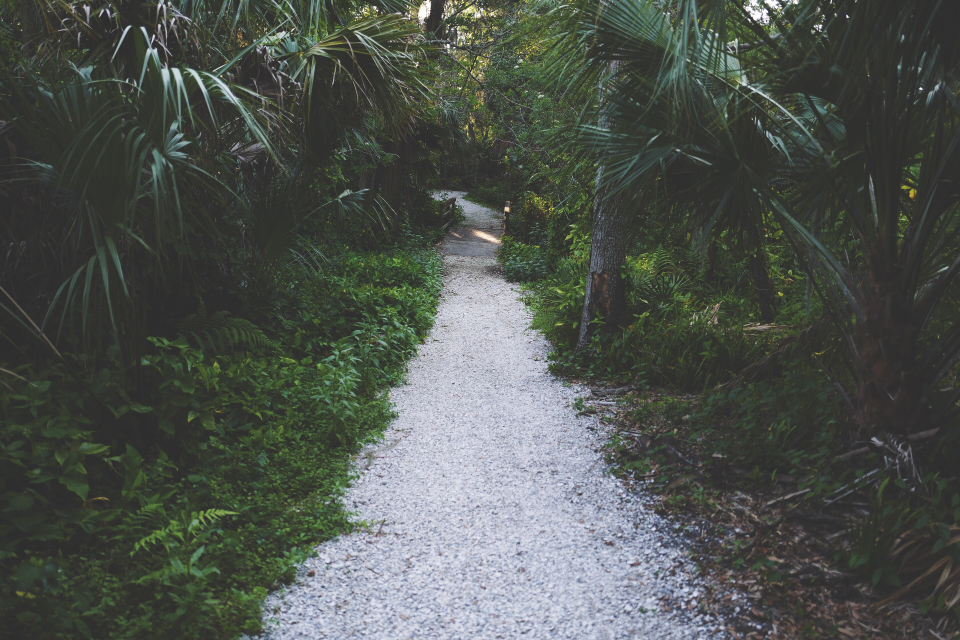
#> input picture growth-engine/assets/ig/photos/gravel-path.jpg, 3840 x 2560 px, given in place of yoga_d.jpg, which was not available (shown at 1/4 size)
$ python render.py
#> lines starting #> are read from the running program, lines starting #| are printed output that depends on the picture; after the words box and inside, x2 and y2 are one past the last pixel; in counts of white or black regions, pixels touching at a corner belong together
### .cursor/skills/edit/reference/band/build_assets.py
import subprocess
from pathlib import Path

from PIL import Image, ImageDraw, ImageFilter, ImageFont

ROOT = Path(__file__).parent
ASSETS = ROOT / "assets"
PREVIEWS = ROOT / "previews"
ASSETS.mkdir(exist_ok=True)
PREVIEWS.mkdir(exist_ok=True)

VIDEO = Path(r"C:\Users\rkuma\OneDrive\ACC2693E-FF14-4D9A-898A-64992EFE0BA4.MP4")
PUBMED = PREVIEWS / "pubmed_band.png"
PUBMED_CROP = (150, 25, 1250, 505)
# Jaspinder Singh on Unsplash (Unsplash License): unsplash.com/photos/vpVE1Xk1eR4
HOOK_PHOTO = PREVIEWS / "yoga_d.jpg"
W, H = 1080, 1920
BOX_W = 920
BOX_TOP = 1300
GREEN = (51, 102, 63)
INK = (20, 20, 20)
MUTED = (120, 120, 120)
TRACK = (232, 232, 228)

BOLD = r"C:\Windows\Fonts\segoeuib.ttf"
SEMI = r"C:\Windows\Fonts\seguisb.ttf"


def font(path: str, size: int) -> ImageFont.FreeTypeFont:
    return ImageFont.truetype(path, size)


def rounded_card(w: int, h: int, radius: int = 40) -> Image.Image:
    card = Image.new("RGBA", (w, h), (0, 0, 0, 0))
    ImageDraw.Draw(card).rounded_rectangle((0, 0, w - 1, h - 1), radius, fill=(255, 255, 255, 255))
    return card


def with_shadow(card: Image.Image) -> Image.Image:
    pad = 30
    out = Image.new("RGBA", (card.width + pad * 2, card.height + pad * 2), (0, 0, 0, 0))
    shadow = Image.new("RGBA", out.size, (0, 0, 0, 0))
    shadow.paste((0, 0, 0, 90), (pad, pad + 8, pad + card.width, pad + card.height + 8), card.split()[3])
    out = Image.alpha_composite(out, shadow.filter(ImageFilter.GaussianBlur(16)))
    out.alpha_composite(card, (pad, pad))
    return out


def paper_card() -> Image.Image:
    shot = Image.open(PUBMED).convert("RGBA").crop(PUBMED_CROP)
    inner = BOX_W - 60
    shot = shot.resize((inner, round(shot.height * inner / shot.width)), Image.LANCZOS)
    card = rounded_card(BOX_W, shot.height + 60)
    card.alpha_composite(shot, (30, 30))
    return card


def hook_card() -> Image.Image:
    photo = Image.open(HOOK_PHOTO).convert("RGBA")
    h = 560
    scale = BOX_W / photo.width
    photo = photo.resize((BOX_W, round(photo.height * scale)), Image.LANCZOS)
    top = (photo.height - h) // 2
    photo = photo.crop((0, top, BOX_W, top + h))
    mask = Image.new("L", (BOX_W, h), 0)
    ImageDraw.Draw(mask).rounded_rectangle((0, 0, BOX_W - 1, h - 1), 40, fill=255)
    card = Image.new("RGBA", (BOX_W, h), (0, 0, 0, 0))
    card.paste(photo, (0, 0), mask)
    return card


def groups_card(rows: int) -> Image.Image:
    labels = ["Built strength", "Core and stretch class"]
    row_h = 130
    card = rounded_card(BOX_W, 60 + row_h * rows)
    d = ImageDraw.Draw(card)
    for i, label in enumerate(labels[:rows]):
        y = 30 + i * row_h
        d.ellipse((50, y + 30, 120, y + 100), fill=GREEN if i == 0 else INK)
        d.text((85, y + 65), str(i + 1), font=font(BOLD, 40), fill="white", anchor="mm")
        d.text((150, y + 65), label, font=font(BOLD, 52), fill=INK, anchor="lm")
    return card


DOT_ROWS = [("Built strength", 36, 3, GREEN), ("Stretch class", 30, 10, INK)]
COLS = 18


# [61 lines left out: functions dots_card, frame_at, place, main, not called in this run]


# [2 lines that do not run on import are left out]

### .cursor/skills/edit/reference/band/render.py
import subprocess
import sys
from dataclasses import dataclass, field
from functools import lru_cache
from pathlib import Path
from typing import Callable

from PIL import Image

sys.path.insert(0, str(Path(__file__).parent))
import build_assets as ba  # noqa: E402

ROOT = Path(__file__).parent
SFX_DIR = Path(r"c:\Users\rkuma\remedy\.cursor\skills\edit\sfx")
OUT = Path(__file__).parent
OUT.mkdir(exist_ok=True)

VIDEO = ba.VIDEO
W, H, FPS = 1080, 1920, 30
ZOOM_CENTER = (540, 760)
FADE_IN, FADE_OUT, RISE = 0.22, 0.2, 24

# Mixkit free sound effects (Mixkit License), saved with the edit skill.
SFX = {
    "card": ("card-in.mp3", 0.11),
    "row": ("box-check.mp3", 0.14),
    "cell": ("soft-click.mp3", 0.05),
    "settle": ("settle.mp3", 0.13),
    "result": ("result.mp3", 0.09),
}


@dataclass
class Card:
    image: Image.Image | Callable[[float], Image.Image]
    start: float
    end: float
    rise: bool = True


@dataclass
class Push:
    start: float
    hold_until: float
    amount: float
    ease_in: float = 0.2
    ease_out: float = 0.5
    # Anchor on the burned caption line when a card is up, so the caption never slides onto the card.
    center_y: int | None = None


@dataclass
class DotsAnim:
    """Row 1 lights its 3 on "three"; row 2 crossfades in, then lights its 10 on "10"."""

    row2_in: float
    fills: tuple[tuple[float, float], tuple[float, float]]

    # [13 lines left out: functions lit, state, not called in this run]

    def cell_times(self) -> list[float]:
        times = []
        for r, (start, end) in enumerate(self.fills):
            hit = ba.DOT_ROWS[r][2]
            times += [round(start + i * (end - start) / hit, 3) for i in range(hit)]
        return times


@lru_cache(maxsize=None)
def dots_image(rows: int, lit: tuple[int, int], counts: tuple[bool, bool]) -> Image.Image:
    return ba.with_shadow(ba.dots_card(rows, lit, counts))


@dataclass
class Cut:
    name: str
    base_zoom: float
    box_top: int
    cards: list[Card]
    pushes: list[Push]
    sounds: list[tuple[str, float]] = field(default_factory=list)


def smooth(x: float) -> float:
    x = max(0.0, min(1.0, x))
    return x * x * (3 - 2 * x)


# [50 lines left out: functions push_amount, zoom_center_y, zoom_frame, card_state, overlay, not called in this run]


def mix_audio(cut: Cut) -> Path:
    out = ROOT / f"audio_{cut.name}.wav"
    args = ["ffmpeg", "-v", "error", "-y", "-i", str(VIDEO)]
    chains = []
    for i, (kind, t) in enumerate(cut.sounds, start=1):
        file, gain = SFX[kind]
        args += ["-i", str(SFX_DIR / file)]
        ms = round(t * 1000)
        chains.append(
            f"[{i}:a]aresample=48000,aformat=channel_layouts=stereo,"
            f"silenceremove=start_periods=1:start_threshold=-45dB,lowpass=f=9000,"
            f"volume={gain},adelay={ms}|{ms}[s{i}]"
        )
    labels = "".join(f"[s{i}]" for i in range(1, len(cut.sounds) + 1))
    graph = ";".join(
        ["[0:a]aresample=48000,aformat=channel_layouts=stereo[v]", *chains,
         f"[v]{labels}amix=inputs={len(cut.sounds) + 1}:normalize=0:duration=first[a]"]
    )
    args += ["-filter_complex", graph, "-map", "[a]", "-c:a", "pcm_s16le", str(out)]
    subprocess.run(args, check=True)
    return out


def render(cut: Cut) -> Path:
    audio = mix_audio(cut)
    out = OUT / f"{cut.name}.mp4"
    dec = subprocess.Popen(["ffmpeg", "-v", "error", "-i", str(VIDEO), "-f", "rawvideo", "-pix_fmt", "rgb24", "-"],
                           stdout=subprocess.PIPE)
    enc = subprocess.Popen(
        ["ffmpeg", "-v", "error", "-y", "-f", "rawvideo", "-pix_fmt", "rgb24", "-s", f"{W}x{H}", "-r", str(FPS),
         "-i", "-", "-i", str(audio), "-map", "0:v", "-map", "1:a", "-c:v", "libx264", "-preset", "medium",
         "-crf", "17", "-pix_fmt", "yuv420p", "-colorspace", "bt709", "-color_primaries", "bt709",
         "-color_trc", "bt709", "-c:a", "aac", "-b:a", "192k", "-shortest", "-movflags", "+faststart", str(out)],
        stdin=subprocess.PIPE)
    size = W * H * 3
    n = 0
    assert dec.stdout and enc.stdin
    while True:
        raw = dec.stdout.read(size)
        if len(raw) < size:
            break
        t = n / FPS
        z = cut.base_zoom * (1 + sum(push_amount(p, t) for p in cut.pushes))
        frame = zoom_frame(Image.frombytes("RGB", (W, H), raw), z, zoom_center_y(cut.pushes, t)).convert("RGBA")
        enc.stdin.write(overlay(frame, cut, t).convert("RGB").tobytes())
        n += 1
    enc.stdin.close()
    enc.wait()
    dec.wait()
    print(cut.name, n, "frames ->", out)
    return out


def build_cut(name: str, base_zoom: float, box_top: int, hook, paper, g1, g2, dots_in_out, anim: DotsAnim,
              pushes: list[Push]) -> Cut:
    cards = [
        Card(ba.with_shadow(ba.hook_card()), *hook),
        Card(ba.with_shadow(ba.paper_card()), *paper),
        Card(ba.with_shadow(ba.groups_card(1)), *g1),
        Card(ba.with_shadow(ba.groups_card(2)), *g2, rise=False),
        Card(lambda t: dots_image(1, *anim.state(t)[1:]), dots_in_out[0], anim.row2_in + 0.15),
        Card(lambda t: dots_image(2, *anim.state(t)[1:]), anim.row2_in, dots_in_out[1], rise=False),
    ]
#> in hook_card, `mask = Image.new("L", (BOX_W, h), 0)`: mask: PIL image 920x560 L; every value is 0
#> in hook_card, `ImageDraw.Draw(mask).rounded_rectangle((0, 0, BOX_W - 1, h - 1), 40, f..`:
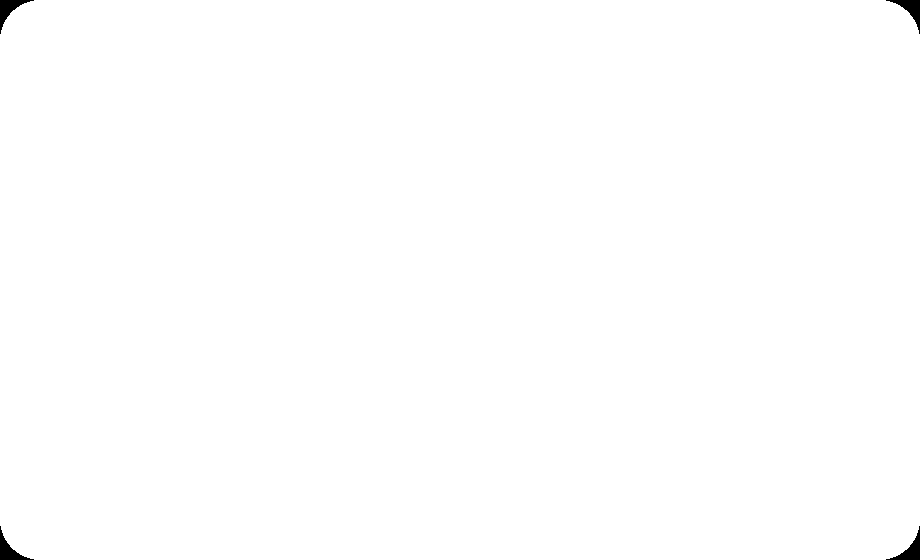
#> mask: PIL image 920x560 L; 99.7% white; 4 black regions, box (x1, y1, x2, y2) and area: (0, 0, 34, 34) 354, (886, 0, 920, 34) 354, (0, 526, 34, 560) 354, (886, 526, 920, 560) 354
#> in hook_card, `card = Image.new("RGBA", (BOX_W, h), (0, 0, 0, 0))`: card: PIL image 920x560 RGBA; every value is 0
#> in with_shadow, `pad = 30`: pad = 30
#> in with_shadow, `out = Image.new("RGBA", (card.width + pad * 2, card.height + pad * 2),..`: out: PIL image 980x620 RGBA; every value is 0
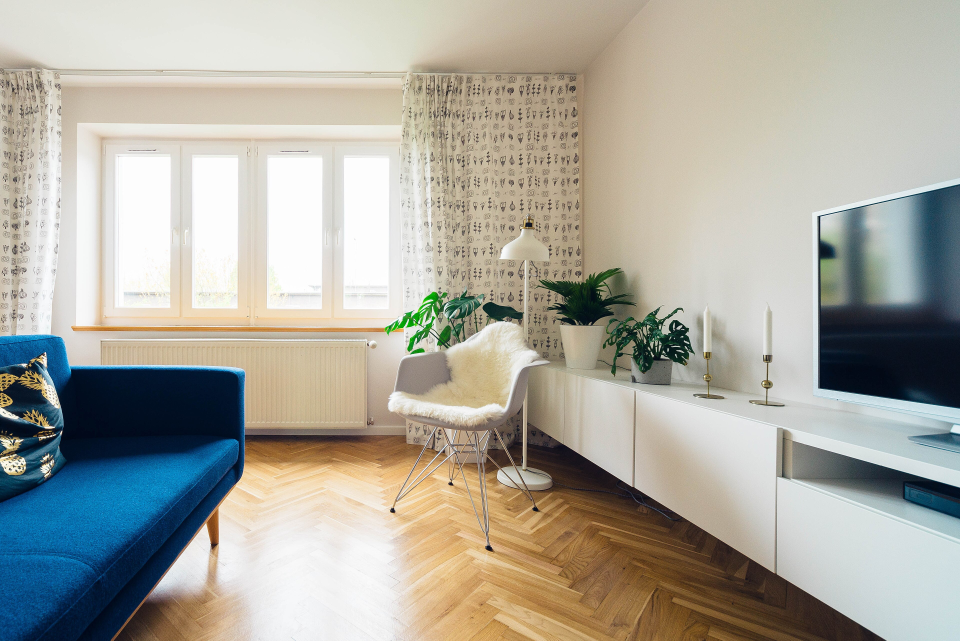
#> input picture growth-engine/assets/ig/photos/living-room-morning.jpg, 3840 x 2563 px, given in place of pubmed_band.png, which was not available (shown at 1/4 size)
#> in rounded_card, `card = Image.new("RGBA", (w, h), (0, 0, 0, 0))`: card: PIL image 920x435 RGBA; every value is 0
#> in with_shadow (call 2), `out = Image.new("RGBA", (card.width + pad * 2, card.height + pad * 2),..`: out: PIL image 980x495 RGBA; every value is 0
#> in with_shadow (call 2), `out.alpha_composite(card, (pad, pad))`:
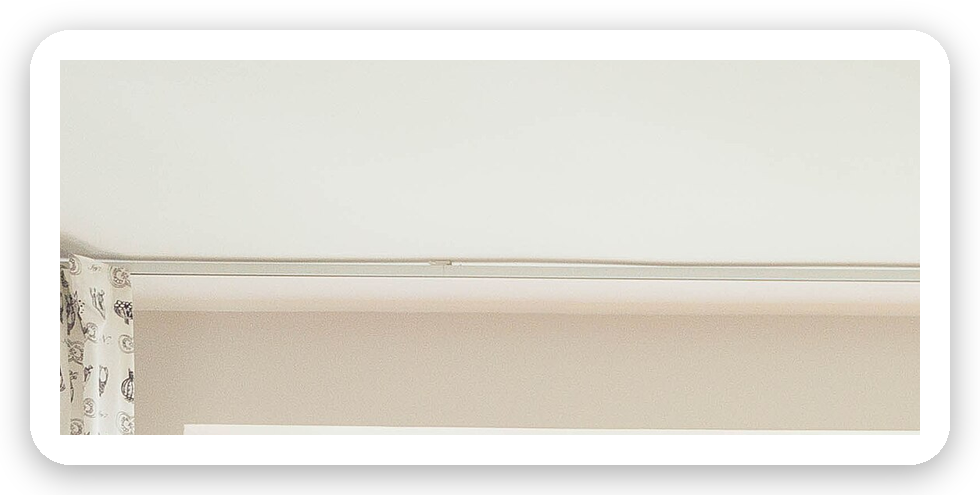
#> out: PIL image 980x495 RGBA; mean R, G, B, A 186.3, 183.3, 175.9, 213; transparent parts drawn white
#> in groups_card, `labels = ["Built strength", "Core and stretch class"]`: labels = ['Built strength', 'Core and stretch class']
#> in rounded_card (call 2), `card = Image.new("RGBA", (w, h), (0, 0, 0, 0))`: card: PIL image 920x190 RGBA; every value is 0
#> the loop in groups_card, `for i, label in enumerate(labels[:rows]):` made 1 pass
#> (label, y) on pass 1: ('Built strength', 30)
#> in with_shadow (call 3), `out = Image.new("RGBA", (card.width + pad * 2, card.height + pad * 2),..`: out: PIL image 980x250 RGBA; every value is 0
#> in with_shadow (call 3), `out.alpha_composite(card, (pad, pad))`:
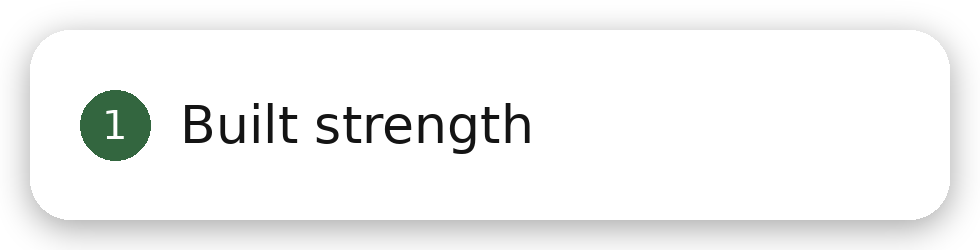
#> out: PIL image 980x250 RGBA; mean R, G, B, A 173.5, 174.3, 173.7, 185.9; transparent parts drawn white
#> in rounded_card (call 3), `card = Image.new("RGBA", (w, h), (0, 0, 0, 0))`: card: PIL image 920x320 RGBA; every value is 0
#> the loop in groups_card (call 2), `for i, label in enumerate(labels[:rows]):` made 2 passes
#> (label, y) on passes 1 to 2: ('Built strength', 30), ('Core and stretch class', 160)
#> in with_shadow (call 4), `out = Image.new("RGBA", (card.width + pad * 2, card.height + pad * 2),..`: out: PIL image 980x380 RGBA; every value is 0
#> in with_shadow (call 4), `shadow.paste((0, 0, 0, 90), (pad, pad + 8, pad + card.width, pad + car..`:
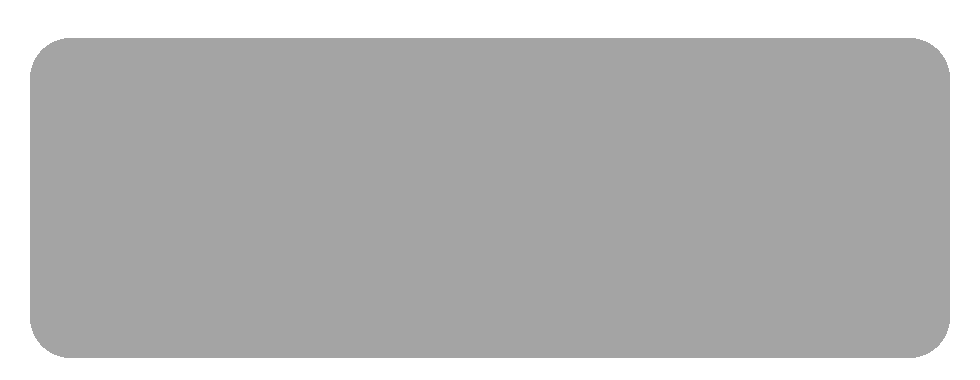
#> shadow: PIL image 980x380 RGBA; mean R, G, B, A 0, 0, 0, 70.8; transparent parts drawn white
#> in with_shadow (call 4), `shadow.paste((0, 0, 0, 90), (pad, pad + 8, pad + card.width, pad + car..`:
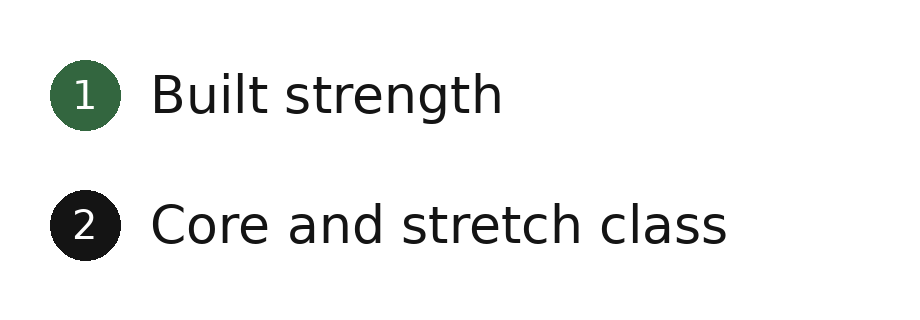
#> card: PIL image 920x320 RGBA; mean R, G, B, A 240.5, 241.1, 240.6, 253.8; transparent parts drawn white
#> in with_shadow (call 4), `out.alpha_composite(card, (pad, pad))`:
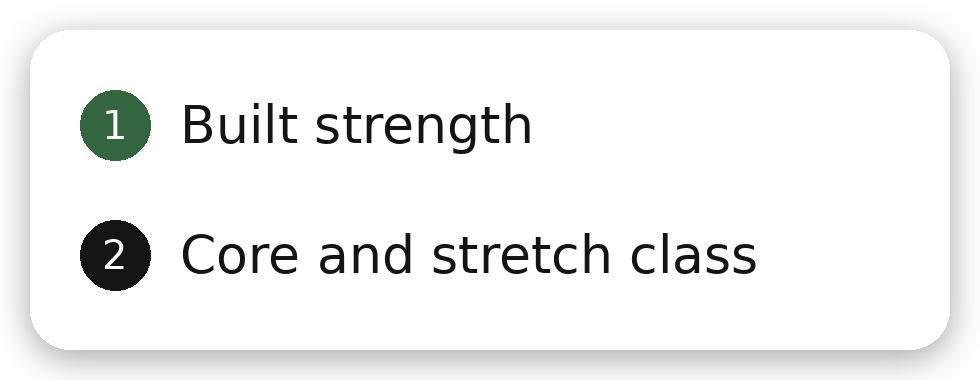
#> out: PIL image 980x380 RGBA; mean R, G, B, A 190.1, 190.6, 190.2, 204.6; transparent parts drawn white
    sounds = [("card", hook[0]), ("card", paper[0]), ("card", g1[0]), ("row", g2[0]), ("card", dots_in_out[0])]
    sounds += [("cell", t) for t in anim.cell_times()]
    sounds += [("row", anim.row2_in), ("settle", anim.fills[1][1])]
    sounds = [(k, t) for k, t in sounds if t > 0]
    return Cut(name, base_zoom, box_top, cards, pushes, sounds)


CUT_A = build_cut(
    "band", 1.0, ba.BOX_TOP,
    hook=(-0.3, 5.1),
    paper=(5.54, 10.9), g1=(12.28, 13.43), g2=(13.28, 15.3),
    dots_in_out=(15.46, 26.9),
    anim=DotsAnim(row2_in=22.54, fills=((17.08, 17.6), (24.48, 25.4))),
    pushes=[Push(17.08, 21.44, 0.07, center_y=1300), Push(27.2, 30.96, 0.06), Push(31.88, 33.86, 0.05, ease_out=0.45)],
)

if __name__ == "__main__":
    render(CUT_A)
#> (the run stopped early here; a loop or call above may not have finished)
